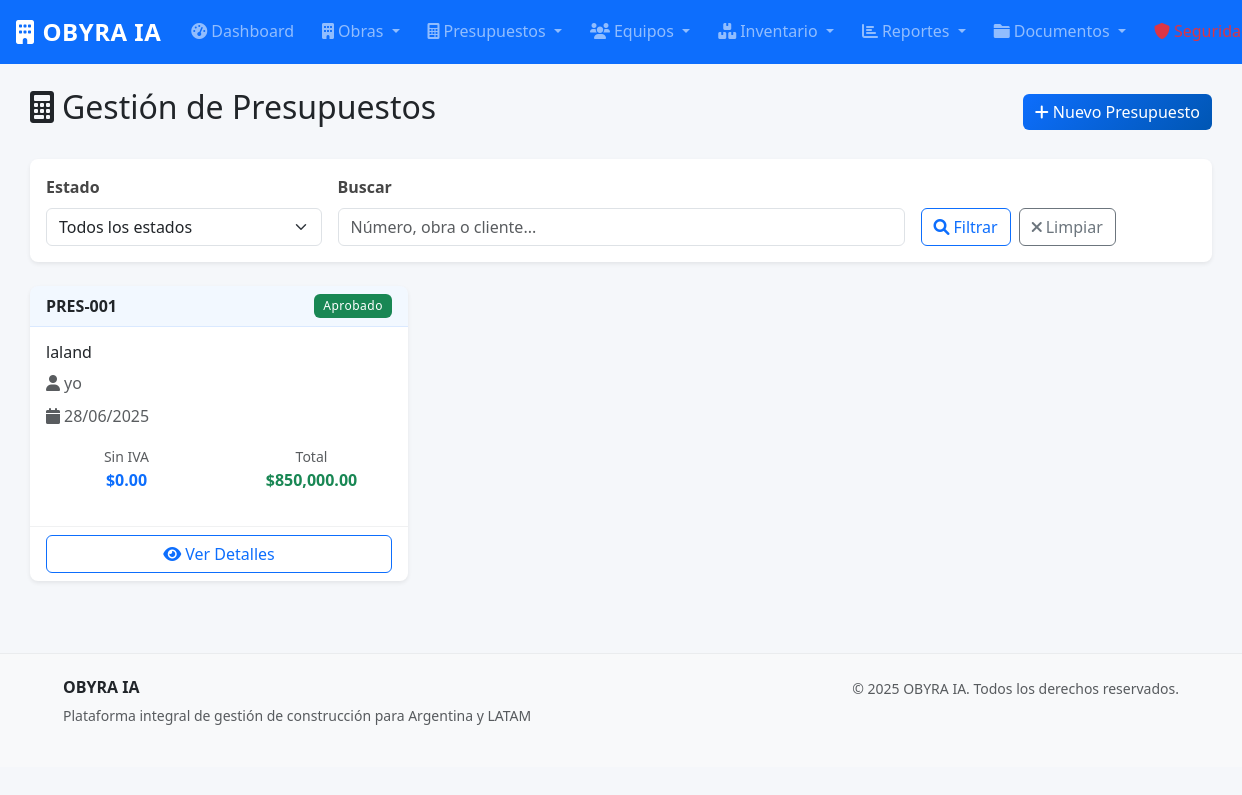
/presupuestos/ (signed in), run on the app's committed database.
### models.py (models this page shows, shortened)
class Presupuesto(db.Model):
    __tablename__ = 'presupuestos'
    id = db.Column(db.Integer, primary_key=True)
    obra_id = db.Column(db.Integer, db.ForeignKey('obras.id'), nullable=False)
    organizacion_id = db.Column(db.Integer, db.ForeignKey('organizaciones.id'), nullable=False)
    numero = db.Column(db.String(50), unique=True, nullable=False)
    fecha = db.Column(db.Date, default=date.today)
    estado = db.Column(db.String(20), default='borrador')  # borrador, enviado, aprobado, rechazado
    subtotal_materiales = db.Column(db.Numeric(15, 2), default=0)
    subtotal_mano_obra = db.Column(db.Numeric(15, 2), default=0)
    subtotal_equipos = db.Column(db.Numeric(15, 2), default=0)
    total_sin_iva = db.Column(db.Numeric(15, 2), default=0)
    iva_porcentaje = db.Column(db.Numeric(5, 2), default=21)
    total_con_iva = db.Column(db.Numeric(15, 2), default=0)
    observaciones = db.Column(db.Text)
    fecha_creacion = db.Column(db.DateTime, default=datetime.utcnow)
    obra = db.relationship('Obra', back_populates='presupuestos')
    organizacion = db.relationship('Organizacion', overlaps="presupuestos")
    items = db.relationship('ItemPresupuesto', back_populates='presupuesto', cascade='all, delete-orphan', lazy='dynamic')

class Obra(db.Model):
    __tablename__ = 'obras'
    id = db.Column(db.Integer, primary_key=True)
    nombre = db.Column(db.String(200), nullable=False)
    descripcion = db.Column(db.Text)
    direccion = db.Column(db.String(300))
    cliente = db.Column(db.String(200), nullable=False)
    telefono_cliente = db.Column(db.String(20))
    email_cliente = db.Column(db.String(120))
    fecha_inicio = db.Column(db.Date)
    fecha_fin_estimada = db.Column(db.Date)
    fecha_fin_real = db.Column(db.Date)
    estado = db.Column(db.String(20), default='planificacion')  # planificacion, en_curso, pausada, finalizada, cancelada
    presupuesto_total = db.Column(db.Numeric(15, 2), default=0)
    costo_real = db.Column(db.Numeric(15, 2), default=0)
    progreso = db.Column(db.Integer, default=0)  # Porcentaje de avance
    fecha_creacion = db.Column(db.DateTime, default=datetime.utcnow)
    organizacion_id = db.Column(db.Integer, db.ForeignKey('organizaciones.id'), nullable=False)
    organizacion = db.relationship('Organizacion', back_populates='obras')
    etapas = db.relationship('EtapaObra', back_populates='obra', cascade='all, delete-orphan', lazy='dynamic')
    asignaciones = db.relationship('AsignacionObra', back_populates='obra', cascade='all, delete-orphan', lazy='dynamic')
    presupuestos = db.relationship('Presupuesto', back_populates='obra', lazy='dynamic')
    uso_inventario = db.relationship('UsoInventario', back_populates='obra', lazy='dynamic')

### presupuestos.py (the view, shortened to what this page needs)
@presupuestos_bp.route('/')
@login_required
def lista():
    if not current_user.puede_acceder_modulo('presupuestos'):
        flash('No tienes permisos para acceder a este módulo.', 'danger')
        return redirect(url_for('reportes.dashboard'))
    estado = request.args.get('estado', '')
    buscar = request.args.get('buscar', '')
    query = Presupuesto.query.join(Obra)
    if estado:
        query = query.filter(Presupuesto.estado == estado)
    presupuestos = query.order_by(Presupuesto.fecha_creacion.desc()).all()
    return render_template('presupuestos/lista.html',
                         presupuestos=presupuestos,
                         estado=estado,
                         buscar=buscar)

### app.py (called while the page is built)
@login_manager.user_loader
def load_user(user_id):
    from models import Usuario
    return Usuario.query.get(int(user_id))

@app.template_filter('fecha')
def fecha_filter(fecha):
    if fecha:
        return fecha.strftime('%d/%m/%Y')
    return ''

@app.template_filter('moneda')
def moneda_filter(valor):
    if valor is None:
        return '$0'
    return f'${valor:,.2f}'

@app.template_filter('estado_badge')
def estado_badge_filter(estado):
    badges = {
        'activo': 'bg-success',
        'inactivo': 'bg-secondary',
        'borrador': 'bg-secondary',
        'enviado': 'bg-warning',
        'aprobado': 'bg-success',
        'rechazado': 'bg-danger',
        'planificacion': 'bg-secondary',
        'en_progreso': 'bg-primary',
        'pausada': 'bg-warning',
        'finalizada': 'bg-success',
        'cancelada': 'bg-danger'
    }
    return badges.get(estado, 'bg-secondary')

### models.py (called while the page is built)
    def puede_acceder_modulo(self, modulo):
        permisos = {
            'administrador': ['obras', 'presupuestos', 'equipos', 'inventario', 'reportes', 'asistente', 'cotizacion', 'documentos', 'seguridad'],
            'tecnico': ['obras', 'presupuestos', 'inventario', 'reportes', 'asistente', 'cotizacion', 'documentos', 'seguridad'],
            'operario': ['obras', 'inventario', 'asistente', 'documentos']
        }
        return modulo in permisos.get(self.rol, [])

### templates/presupuestos/lista.html (shortened to what this page needs)
{% extends "base.html" %}
{% block content %}
<div class="container-fluid mt-4">
    <div class="row">
        <div class="col-12">
            <div class="d-flex justify-content-between align-items-center mb-4">
                <h2><i class="fas fa-calculator me-2"></i>Gestión de Presupuestos</h2>
                {% if current_user.rol in ['administrador', 'tecnico'] %}
                <a href="{{ url_for('presupuestos.crear') }}" class="btn btn-primary">
                    <i class="fas fa-plus me-1"></i>Nuevo Presupuesto
                </a>
                {% endif %}
            </div>
        </div>
    </div>
    <div class="card mb-4">
        <div class="card-body">
            <form method="GET" class="row g-3">
                <div class="col-md-3">
                    <label for="estado" class="form-label">Estado</label>
                    <select class="form-select" id="estado" name="estado">
                        <option value="">Todos los estados</option>
                    </select>
                </div>
                <div class="col-md-6">
                    <label for="buscar" class="form-label">Buscar</label>
                    <input type="text" class="form-control" id="buscar" name="buscar"
                           value="{{ buscar }}" placeholder="Número, obra o cliente...">
                </div>
                <div class="col-md-3 d-flex align-items-end">
                    <button type="submit" class="btn btn-outline-primary me-2">
                        <i class="fas fa-search me-1"></i>Filtrar
                    </button>
                    <a href="{{ url_for('presupuestos.lista') }}" class="btn btn-outline-secondary">
                        <i class="fas fa-times me-1"></i>Limpiar
                    </a>
                </div>
            </form>
        </div>
    </div>
    <div class="row">
        {% if presupuestos %}
            {% for presupuesto in presupuestos %}
            <div class="col-lg-6 col-xl-4 mb-4">
                <div class="card h-100 shadow-sm">
                    <div class="card-header d-flex justify-content-between align-items-center">
                        <h6 class="mb-0 fw-bold">{{ presupuesto.numero }}</h6>
                        <span class="badge {{ presupuesto.estado|estado_badge }}">
                            {{ presupuesto.estado.title() }}
                        </span>
                    </div>
                    <div class="card-body">
                        <h6 class="card-title">{{ presupuesto.obra.nombre }}</h6>
                        <p class="text-muted mb-2">
                            <i class="fas fa-user me-1"></i>{{ presupuesto.obra.cliente }}
                        </p>
                        <p class="text-muted mb-3">
                            <i class="fas fa-calendar me-1"></i>{{ presupuesto.fecha|fecha }}
                        </p>
                        <div class="row text-center mb-3">
                            <div class="col-6">
                                <small class="text-muted d-block">Sin IVA</small>
                                <strong class="text-primary">{{ presupuesto.total_sin_iva|moneda }}</strong>
                            </div>
                            <div class="col-6">
                                <small class="text-muted d-block">Total</small>
                                <strong class="text-success">{{ presupuesto.total_con_iva|moneda }}</strong>
                            </div>
                        </div>
                    </div>
                    <div class="card-footer bg-transparent">
                        <div class="d-grid gap-2">
                            <a href="{{ url_for('presupuestos.detalle', id=presupuesto.id) }}"
                               class="btn btn-outline-primary">
                                <i class="fas fa-eye me-1"></i>Ver Detalles
                            </a>
                        </div>
                    </div>
                </div>
            </div>
            {% endfor %}
        {% endif %}
    </div>
</div>
{% endblock %}

### static/css/style.css (style rules this page uses)
:root { --primary-color: #0d6efd; --secondary-color: #6c757d; --success-color: #198754; --warning-color: #ffc107; --danger-color: #dc3545; --info-color: #0dcaf0; --dark-color: #212529; --light-color: #f8f9fa; --construction-orange: #ff6900; --construction-yellow: #ffb000; --construction-blue: #003f5c; --construction-gray: #464646; --shadow-sm: 0 0.125rem 0.25rem rgba(0, 0, 0, 0.075); --shadow: 0 0.5rem 1rem rgba(0, 0, 0, 0.15); --shadow-lg: 0 1rem 3rem rgba(0, 0, 0, 0.175); --border-radius: 0.375rem; --border-radius-lg: 0.5rem; --border-radius-xl: 1rem; }
body { font-family: 'Segoe UI', Tahoma, Geneva, Verdana, sans-serif; line-height: 1.6; color: var(--dark-color); background-color: #f5f7fa; margin: 0; padding: 0; }
html { margin: 0; padding: 0; }
* { box-sizing: border-box; }
.container-fluid { padding-left: 15px; padding-right: 15px; }
.card { border: none; border-radius: var(--border-radius-lg); box-shadow: var(--shadow-sm); transition: all 0.3s ease; }
.card-header { background-color: rgba(var(--bs-primary-rgb), 0.05); border-bottom: 1px solid rgba(var(--bs-primary-rgb), 0.1); border-radius: var(--border-radius-lg) var(--border-radius-lg) 0 0 !important; font-weight: 600; }
.card-footer { background-color: rgba(var(--bs-light-rgb), 0.5); border-top: 1px solid rgba(var(--bs-secondary-rgb), 0.1); }
.btn { border-radius: var(--border-radius); font-weight: 500; transition: all 0.3s ease; position: relative; overflow: hidden; }
.btn-primary { background: linear-gradient(135deg, var(--primary-color) 0%, #0056b3 100%); border: none; }
.form-control, .form-select { border-radius: var(--border-radius); border: 1px solid #dee2e6; transition: all 0.3s ease; }
.form-label { font-weight: 600; color: var(--construction-gray); margin-bottom: 0.5rem; }
.badge { font-weight: 500; letter-spacing: 0.5px; padding: 0.5em 0.75em; border-radius: var(--border-radius); }

### data on the page
Presupuesto: numero "PRES-001", estado "Aprobado", obra.nombre "laland", obra.cliente "yo", fecha|fecha "28/06/2025", total_sin_iva|moneda "$0.00", total_con_iva|moneda "$850,000.00"
